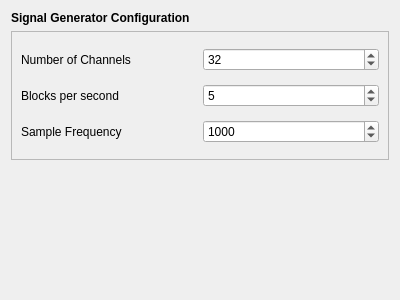
<?xml version="1.0" encoding="UTF-8"?>
<ui version="4.0">
 <class>SignalGenSetupWidget</class>
 <widget class="QWidget" name="SignalGenSetupWidget">
  <property name="geometry">
   <rect>
    <x>0</x>
    <y>0</y>
    <width>400</width>
    <height>300</height>
   </rect>
  </property>
  <property name="windowTitle">
   <string>Form</string>
  </property>
  <layout class="QVBoxLayout" name="verticalLayout">
   <item>
    <widget class="QLabel" name="m_qLabel_Headline">
     <property name="sizePolicy">
      <sizepolicy hsizetype="Preferred" vsizetype="Minimum">
       <horstretch>0</horstretch>
       <verstretch>0</verstretch>
      </sizepolicy>
     </property>
     <property name="font">
      <font>
       <weight>75</weight>
       <bold>true</bold>
      </font>
     </property>
     <property name="text">
      <string>Signal Generator Configuration</string>
     </property>
     <property name="alignment">
      <set>Qt::AlignLeading|Qt::AlignLeft|Qt::AlignVCenter</set>
     </property>
    </widget>
   </item>
   <item>
    <widget class="QFrame" name="frame">
     <property name="sizePolicy">
      <sizepolicy hsizetype="Preferred" vsizetype="MinimumExpanding">
       <horstretch>0</horstretch>
       <verstretch>0</verstretch>
      </sizepolicy>
     </property>
     <property name="frameShape">
      <enum>QFrame::StyledPanel</enum>
     </property>
     <property name="frameShadow">
      <enum>QFrame::Raised</enum>
     </property>
     <layout class="QGridLayout" name="gridLayout">
      <item row="1" column="0">
       <widget class="QLabel" name="label_2">
        <property name="text">
         <string>Blocks per second</string>
        </property>
       </widget>
      </item>
      <item row="0" column="1">
       <widget class="QSpinBox" name="nchannels_spinBox">
        <property name="minimum">
         <number>1</number>
        </property>
        <property name="maximum">
         <number>999</number>
        </property>
        <property name="value">
         <number>32</number>
        </property>
       </widget>
      </item>
      <item row="2" column="1">
       <widget class="QSpinBox" name="samplefreq_spinBox">
        <property name="minimum">
         <number>1</number>
        </property>
        <property name="maximum">
         <number>9999</number>
        </property>
        <property name="value">
         <number>1000</number>
        </property>
       </widget>
      </item>
      <item row="1" column="1">
       <widget class="QSpinBox" name="blockpersecond_spinBox">
        <property name="minimum">
         <number>1</number>
        </property>
        <property name="maximum">
         <number>100</number>
        </property>
        <property name="value">
         <number>5</number>
        </property>
       </widget>
      </item>
      <item row="0" column="0">
       <widget class="QLabel" name="label">
        <property name="text">
         <string>Number of Channels</string>
        </property>
       </widget>
      </item>
      <item row="2" column="0">
       <widget class="QLabel" name="label_3">
        <property name="text">
         <string>Sample Frequency</string>
        </property>
       </widget>
      </item>
     </layout>
    </widget>
   </item>
   <item>
    <spacer name="verticalSpacer">
     <property name="orientation">
      <enum>Qt::Vertical</enum>
     </property>
     <property name="sizeHint" stdset="0">
      <size>
       <width>20</width>
       <height>40</height>
      </size>
     </property>
    </spacer>
   </item>
  </layout>
 </widget>
 <resources/>
 <connections/>
</ui>
